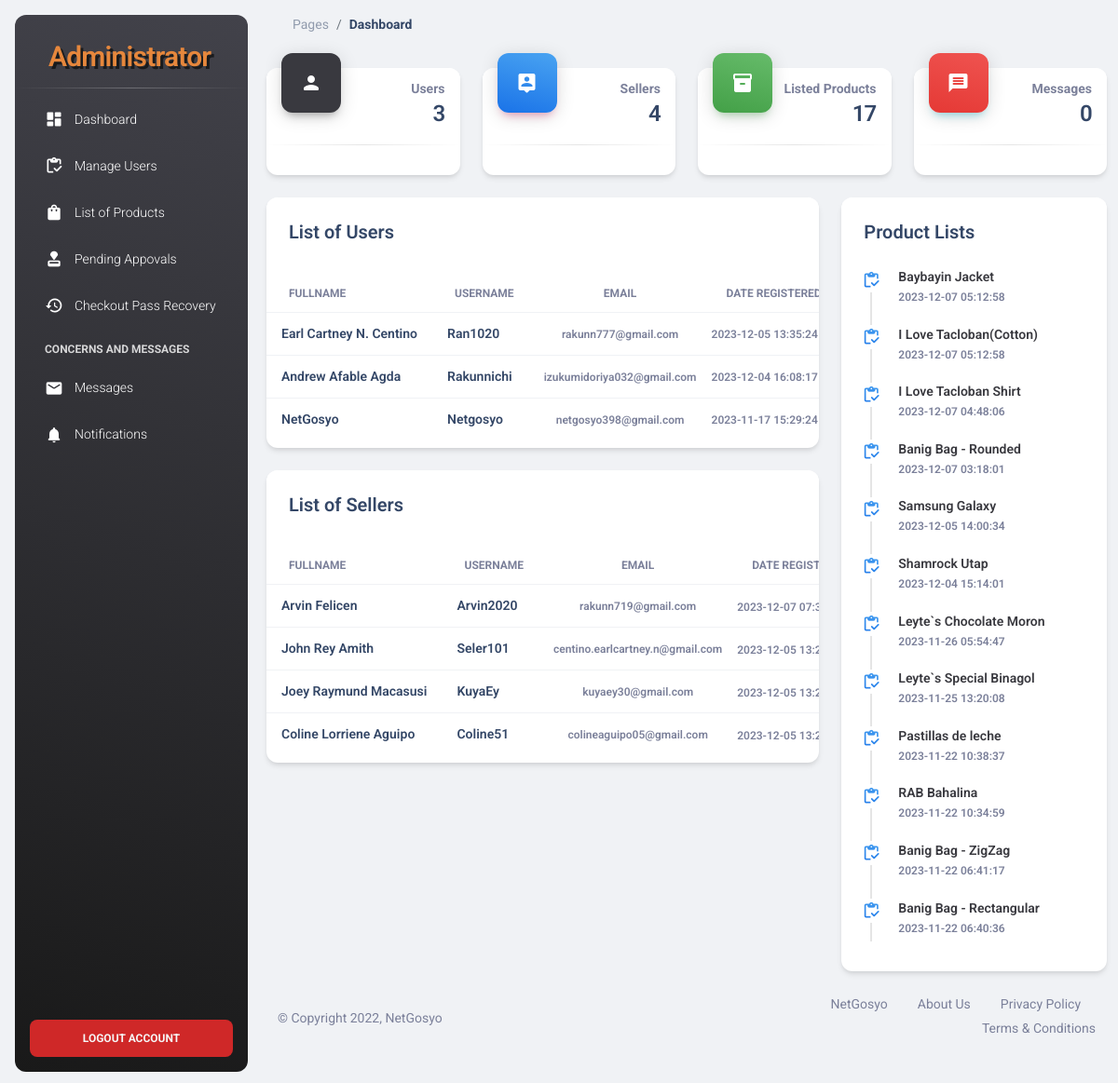
The page /NetGosyo-Admin/index.php (signed in) on the database as committed earlier.
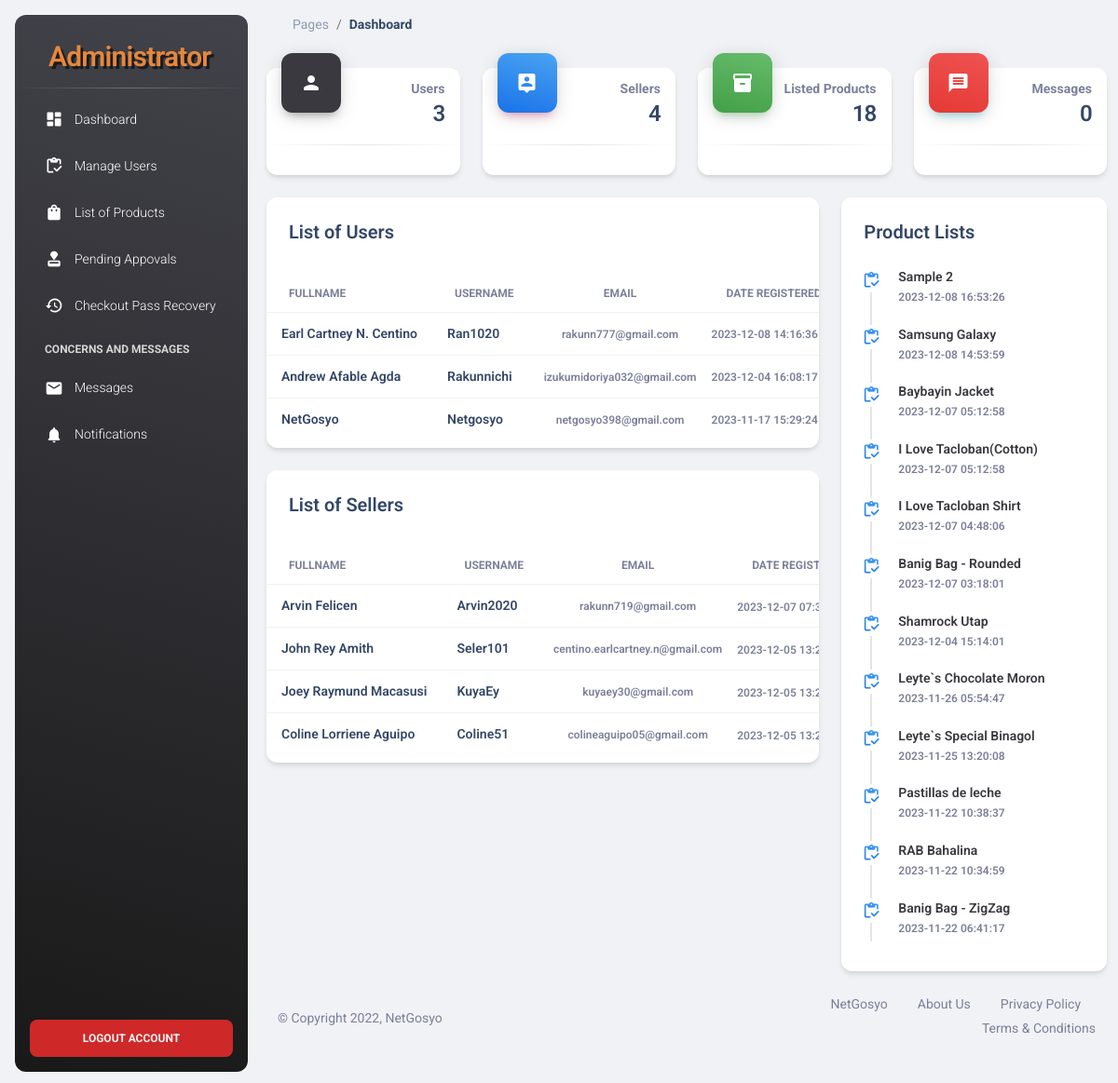
The same page on the database as committed later.
### tables this page shows
CREATE TABLE `user_form` (
  `id` int(100) NOT NULL,
  `fullname` varchar(100) NOT NULL,
  `email` varchar(100) NOT NULL,
  `username` varchar(255) NOT NULL,
  `password` varchar(100) NOT NULL,
  `checkout_pass` varchar(250) NOT NULL,
  `phonenumber` varchar(255) NOT NULL,
  `address` varchar(255) NOT NULL,
  `address2` varchar(500) NOT NULL,
  `archipelago` varchar(250) NOT NULL,
  `landmark` varchar(500) NOT NULL,
  `city` varchar(250) NOT NULL,
  `province` varchar(250) NOT NULL,
  `zip` varchar(250) NOT NULL,
  `dateofbirth` varchar(255) NOT NULL,
  `gender` varchar(255) NOT NULL,
  `image` varchar(255) NOT NULL,
  `shopname` varchar(250) NOT NULL DEFAULT 'user',
  `shopdesc` varchar(5000) NOT NULL,
  `vkey` varchar(50) NOT NULL,
  `verify_token` varchar(100) NOT NULL,
  `verified` tinyint(1) NOT NULL DEFAULT 0,
  `register_date` timestamp NOT NULL DEFAULT current_timestamp() ON UPDATE current_timestamp(),
  `id_pic` varchar(255) DEFAULT NULL,
  `has_verified_badge` tinyint(1) DEFAULT NULL,
  `is_banned` tinyint(1) NOT NULL DEFAULT 0,
  `number_verified` tinyint(4) NOT NULL DEFAULT 0
);

CREATE TABLE `products` (
  `id` int(100) NOT NULL,
  `user_id` int(11) NOT NULL,
  `name` varchar(100) NOT NULL,
  `price` varchar(100) NOT NULL,
  `image` varchar(100) NOT NULL,
  `item_brand` varchar(100) NOT NULL,
  `quantity` int(100) NOT NULL,
  `description` varchar(5000) NOT NULL,
  `sales` int(100) NOT NULL,
  `weight` varchar(250) NOT NULL,
  `date_added` timestamp NOT NULL DEFAULT current_timestamp() ON UPDATE current_timestamp()
);

### NetGosyo-Admin/index.php (called while the page is built)
<?php
include('header.php');
?>
<?php
include('Dashboard.php');
?>
<?php
include('footer.php');
?>

### NetGosyo-Admin/Dashboard.php (the view, shortened to what the changed rows need)
<main class="main-content position-relative max-height-vh-100 h-100 border-radius-lg ">
    <div class="container-fluid py-4">
        <div class="row">
            <div class="col-xl-3 col-sm-6 mb-xl-0 mb-4">
                <div class="card">
                    <div class="card-header p-3 pt-2">
                        <div class="text-end pt-1">
                            <p class="text-sm mb-0 text-capitalize"><b>Listed Products</b></p>
                            <h4 class="mb-0"><?= mysqli_num_rows($products_count) ?></h4>
                        </div>
                    </div>
                </div>
            </div>
        </div>
        <div class="row mt-4">
            <div class="col-lg-8 col-md-6 mb-md-0 mb-4">
                <div class="card mb-4">
                    <div class="card-body px-0 pb-2">
                        <div class="table-responsive">
                            <table class="table align-items-center mb-0">
                                <thead>
                                    <tr>
                                        <th class="text-uppercase text-secondary text-xs font-weight-bolder opacity-10">
                                            Fullname</th>
                                        <th class="text-uppercase text-secondary text-xs font-weight-bolder opacity-10">
                                            Username</th>
                                        <th
                                            class="text-center text-uppercase text-secondary text-xs font-weight-bolder opacity-10">
                                            Email</th>
                                        <th class="text-uppercase text-secondary text-xs font-weight-bolder opacity-10">
                                            Date Registered</th>
                                    </tr>
                                </thead>
                                <tbody>
                                    <?php
  			                        $select_user = mysqli_query($conn, "SELECT * FROM `user_form` where shopname = 'user' ORDER BY register_date DESC LIMIT 7 ") or die('query failed!');
                                    if(mysqli_num_rows($select_user) > 0){
                                    while($fetch_user = mysqli_fetch_assoc($select_user)){
                                    ?>
                                    <tr>
                                        <td>
                                            <div class="d-flex px-2 py-1">
                                                <div class="d-flex flex-column justify-content-center">
                                                    <h6 class="mb-0 text-sm"><?php echo $fetch_user['fullname'];?></h6>
                                                </div>
                                            </div>
                                        </td>
                                        <td>
                                            <div class="d-flex px-2 py-1">
                                                <div class="d-flex flex-column justify-content-center">
                                                    <h6 class="mb-0 text-sm"><?php echo $fetch_user['username'];?></h6>
                                                </div>
                                            </div>
                                        </td>
                                        <td class="align-middle text-center text-sm">
                                            <span
                                                class="text-xs font-weight-bold"><?php echo $fetch_user['email'];?></span>
                                        </td>
                                        <td class="align-middle">
                                            <span
                                                class="text-xs font-weight-bold"><?php echo $fetch_user['register_date'];?></span>
                                        </td>
                                    </tr>
                                    <?php
                        };
                    };
                     ?>
                                </tbody>
                            </table>
                        </div>
                    </div>
                </div>
                <div class="card">
                    <div class="card-body px-0 pb-2">
                        <div class="table-responsive">
                            <table class="table align-items-center mb-0">
                                <thead>
                                    <tr>
                                        <th class="text-uppercase text-secondary text-xs font-weight-bolder opacity-10">
                                            Fullname</th>
                                        <th class="text-uppercase text-secondary text-xs font-weight-bolder opacity-10">
                                            Username</th>
                                        <th
                                            class="text-center text-uppercase text-secondary text-xs font-weight-bolder opacity-10">
                                            Email</th>
                                        <th class="text-uppercase text-secondary text-xs font-weight-bolder opacity-10">
                                            Date Registered</th>
                                    </tr>
                                </thead>
                                <tbody>
                                  <?php
  			                            $select_user = mysqli_query($conn, "SELECT * FROM `user_form` where shopname != 'user' ORDER BY register_date DESC LIMIT 7") or die('query failed!');
                                    if(mysqli_num_rows($select_user) > 0){
                                    while($fetch_user = mysqli_fetch_assoc($select_user)){
                                  ?>
                                    <tr>
                                        <td>
                                            <div class="d-flex px-2 py-1">
                                                <div class="d-flex flex-column justify-content-center">
                                                    <h6 class="mb-0 text-sm"><?php echo $fetch_user['fullname'];?></h6>
                                                </div>
                                            </div>
                                        </td>
                                        <td>
                                            <div class="d-flex px-2 py-1">
                                                <div class="d-flex flex-column justify-content-center">
                                                    <h6 class="mb-0 text-sm"><?php echo $fetch_user['username'];?></h6>
                                                </div>
                                            </div>
                                        </td>
                                        <td class="align-middle text-center text-sm">
                                            <span
                                                class="text-xs font-weight-bold"><?php echo $fetch_user['email'];?></span>
                                        </td>
                                        <td class="align-middle">
                                            <span
                                                class="text-xs font-weight-bold"><?php echo $fetch_user['register_date'];?></span>
                                        </td>
                                    </tr>
                                    <?php
                                    };
                                    };
                                    ?>
                                </tbody>
                            </table>
                        </div>
                    </div>
                </div>
            </div>
            <div class="col-lg-4 col-md-6">
                <div class="card h-100">
                    <div class="card-body p-3">
                        <div class="timeline timeline-one-side">
                   <?php
  			            $select_product = mysqli_query($conn, "SELECT * FROM `products` ORDER BY date_added DESC LIMIT 12 ") or die('query failed!');
                        if(mysqli_num_rows($select_product) > 0){
                        while($fetch_product = mysqli_fetch_assoc($select_product)){
                    ?>
                            <div class="timeline-block mb-3">
                                <span class="timeline-step">
                                    <i class="material-icons text-info text-gradient">inventory</i>
                                </span>
                                <div class="timeline-content">
                                    <h6 class="text-greyish text-sm font-weight-bold mb-0">
                                        <?php echo $fetch_product['name'];?></h6>
                                    <p class="text-secondary font-weight-bold text-xs mt-1 mb-0">
                                        <?php echo $fetch_product['date_added'];?></p>
                                </div>
                            </div>
                            <?php
                        };
                    };
                     ?>
                        </div>
                    </div>
                </div>
            </div>
        </div>

Rows that differ between the two databases and show on the page:
no longer on this page (row edited): products: name "Banig Bag - Rectangular", date_added "2023-11-22 06:40:36"
changed user_form "Earl Cartney N. Centino": register_date "2023-12-05 13:35:24" → "2023-12-08 14:16:36"
added products: name "Sample 2", date_added "2023-12-08 16:53:26"
changed products "Samsung Galaxy": date_added "2023-12-05 14:00:34" → "2023-12-08 14:53:59"; moves up the list
Other text that changed with them:
mysqli_num_rows($products_count): "17" → "18"
